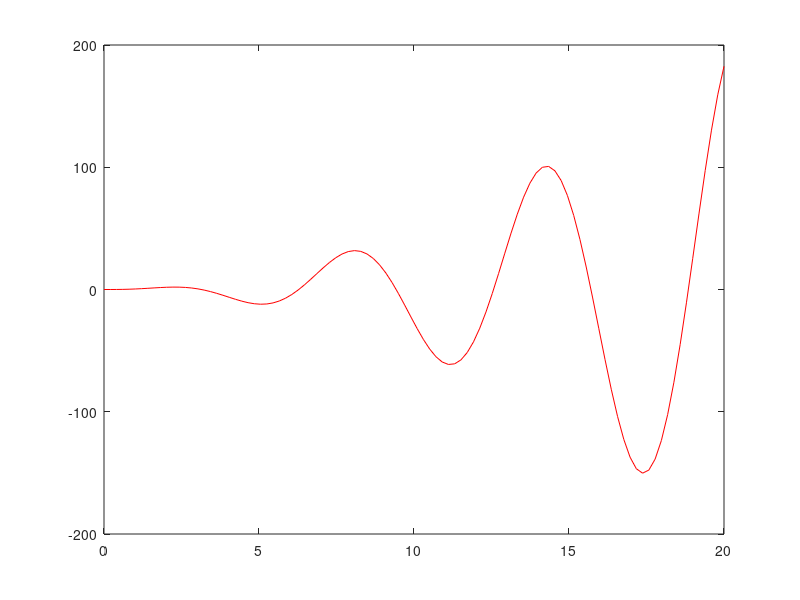

The MATLAB script that drew this image:
function res= fonctionsin()
	f= @(x) sin(x).*x.^2/2 
	vten=linspace(0,20,10)
	vtwent=linspace(0,20,20)
	vcent=linspace(0,20,100)
	%plot(vten, f(vten),'g')
	%plot(vtwent, f(vtwent),'b')
	plot(vcent, f(vcent),'r')
end
